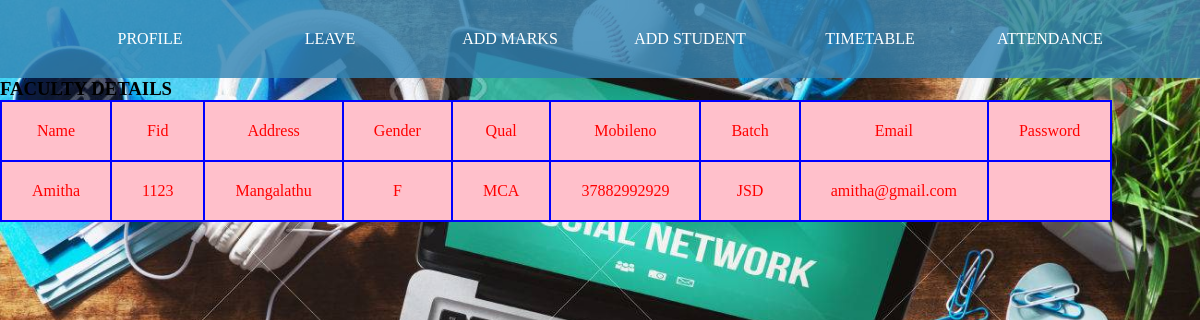
The page /fprof (signed in) on the database its author committed.
### regapp/models.py (models this page shows)
class Faculty(models.Model):
    Fname  = models.CharField(max_length=20)
    Fid =models.IntegerField()
    Address=models.CharField(max_length=20)
    Gender=models.CharField(max_length=20)
    Qual=models.CharField(max_length=20)
    Mobileno=models.IntegerField()
    Batch=models.CharField(max_length=20)
    Email=models.CharField(max_length=20)
    password=models.CharField(max_length=10,default="")
    class meta:
        db_table = "Faculty"

### regapp/views.py (the view)
# urls.py: path('fprof',views.facp,name='fprof'),
def facp(request):
    query2=Faculty.objects.all().filter(Fname=request.session['Fname'])
    return render(request,'fprof.html',{'authors':query2})

### regapp/templates/fprof.html (shortened to what this page needs)
<DOCTYPE html>
<html>
<head>
{% load static  %}
<link rel="stylesheet"   href="{% static 'css/style.css'%}">
</head>
<body class="c">
<div class="navbar">
    <ul>
        <li><a href="{% url 'fprof' %}">PROFILE </a></li>
        <li><a href="{% url 'fleav' %}"> LEAVE </a>
        <li><a href="{% url 'fmarks' %}">ADD MARKS </a></li>
        <li><a href="{% url 'stureg' %}">ADD STUDENT </a></li>
        <li><a href="{%url 'login' %}">TIMETABLE </a></li>
        <li><a href="{%url 'login' %}">ATTENDANCE </a>
        </li>
    </ul>
</div>
<div >
<h3>FACULTY DETAILS</h3>
<table>
    <thead>
        <tr>
            <td>Name</td>
            <td>Fid</td>
            <td>Address</td>
            <td>Gender</td>
            <td>Qual</td>
            <td>Mobileno</td>
            <td>Batch</td>
            <td>Email</td>
            <td>Password</td>
        </tr>
    </thead>
    <tbody>
    {% if authors %}
    {% for i in authors %}
    <tr>
        <td>{{i.Fname}}</td>
        <td>{{i.Fid}}</td>
        <td>{{i.Address}}</td>
        <td>{{i.Gender}}</td>
        <td>{{i.Qual}}</td>
        <td>{{i.Mobileno}}</td>
        <td>{{i.Batch}}</td>
        <td>{{i.Email}}</td>
        <td>{{i.Fpassword}}</td>
    </tr>
    {%endfor%}
    {%endif%}
    </tbody>
</table>
</body>
</html>

### regapp/static/css/style.css (style rules this page uses)
* { margin:0px; padding:0px }
.c { background-image:url(../img/img2.jpg); background-size:cover; }
.navbar { text-align:center; background-color:rgba(50, 132, 180, 0.815); }
.navbar ul { list-style-type:none; display:inline-flex; }
.navbar ul li { border-radius:20px;width:120px;padding:15px;margin:15px }
.navbar ul li { border-radius:15px; width:120px; margin:15px; padding:15px; }
.navbar ul li a { text-decoration:none; color:white; }

### regapp/templates/fprof.html (style rules this page uses)
table,th,td { border:2px solid blue;border-collapse:collapse;text-align:center;color:red;background-color:pink }
th,td { padding :20px 30px }

### rows shown on the page
Faculty: Fname "Amitha", Fid "1123", Address "Mangalathu", Gender "F", Qual "MCA", Mobileno "37882992929", Batch "JSD", Email "amitha@gmail.com"
